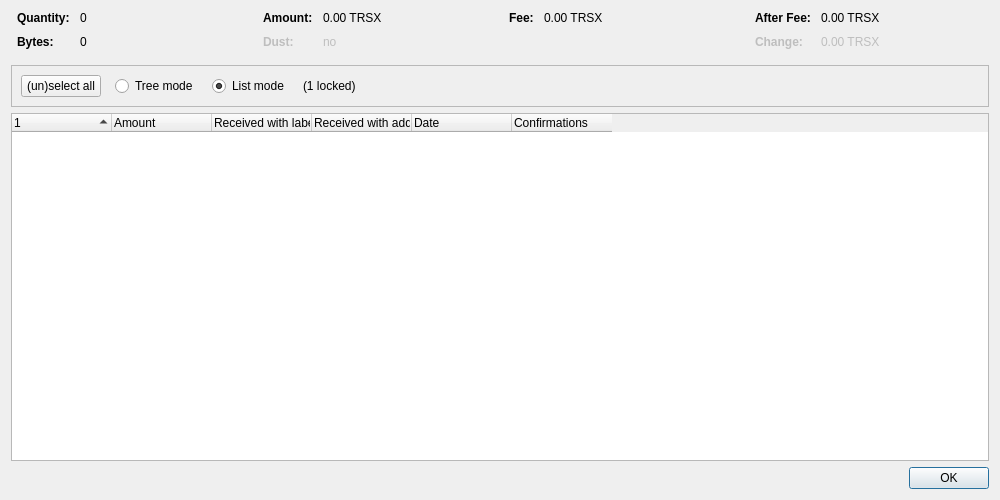
<?xml version="1.0" encoding="UTF-8"?>
<ui version="4.0">
 <class>CoinControlDialog</class>
 <widget class="QDialog" name="CoinControlDialog">
  <property name="geometry">
   <rect>
    <x>0</x>
    <y>0</y>
    <width>1000</width>
    <height>500</height>
   </rect>
  </property>
  <property name="windowTitle">
   <string>Coin Selection</string>
  </property>
  <layout class="QVBoxLayout" name="verticalLayout">
   <item>
    <layout class="QHBoxLayout" name="horizontalLayoutTop" stretch="0,0,0,0">
     <property name="topMargin">
      <number>0</number>
     </property>
     <property name="bottomMargin">
      <number>10</number>
     </property>
     <item>
      <layout class="QFormLayout" name="formLayoutCoinControl1">
       <property name="horizontalSpacing">
        <number>10</number>
       </property>
       <property name="verticalSpacing">
        <number>10</number>
       </property>
       <property name="leftMargin">
        <number>6</number>
       </property>
       <property name="rightMargin">
        <number>6</number>
       </property>
       <item row="0" column="0">
        <widget class="QLabel" name="labelCoinControlQuantityText">
         <property name="font">
          <font>
           <weight>75</weight>
           <bold>true</bold>
          </font>
         </property>
         <property name="text">
          <string>Quantity:</string>
         </property>
        </widget>
       </item>
       <item row="0" column="1">
        <widget class="QLabel" name="labelCoinControlQuantity">
         <property name="cursor">
          <cursorShape>IBeamCursor</cursorShape>
         </property>
         <property name="contextMenuPolicy">
          <enum>Qt::ActionsContextMenu</enum>
         </property>
         <property name="text">
          <string notr="true">0</string>
         </property>
         <property name="textInteractionFlags">
          <set>Qt::LinksAccessibleByMouse|Qt::TextSelectableByKeyboard|Qt::TextSelectableByMouse</set>
         </property>
        </widget>
       </item>
       <item row="1" column="0">
        <widget class="QLabel" name="labelCoinControlBytesText">
         <property name="font">
          <font>
           <weight>75</weight>
           <bold>true</bold>
          </font>
         </property>
         <property name="text">
          <string>Bytes:</string>
         </property>
        </widget>
       </item>
       <item row="1" column="1">
        <widget class="QLabel" name="labelCoinControlBytes">
         <property name="cursor">
          <cursorShape>IBeamCursor</cursorShape>
         </property>
         <property name="contextMenuPolicy">
          <enum>Qt::ActionsContextMenu</enum>
         </property>
         <property name="text">
          <string notr="true">0</string>
         </property>
         <property name="textInteractionFlags">
          <set>Qt::LinksAccessibleByMouse|Qt::TextSelectableByKeyboard|Qt::TextSelectableByMouse</set>
         </property>
        </widget>
       </item>
      </layout>
     </item>
     <item>
      <layout class="QFormLayout" name="formLayoutCoinControl2">
       <property name="horizontalSpacing">
        <number>10</number>
       </property>
       <property name="verticalSpacing">
        <number>10</number>
       </property>
       <property name="leftMargin">
        <number>6</number>
       </property>
       <property name="rightMargin">
        <number>6</number>
       </property>
       <item row="0" column="0">
        <widget class="QLabel" name="labelCoinControlAmountText">
         <property name="font">
          <font>
           <weight>75</weight>
           <bold>true</bold>
          </font>
         </property>
         <property name="text">
          <string>Amount:</string>
         </property>
        </widget>
       </item>
       <item row="0" column="1">
        <widget class="QLabel" name="labelCoinControlAmount">
         <property name="cursor">
          <cursorShape>IBeamCursor</cursorShape>
         </property>
         <property name="contextMenuPolicy">
          <enum>Qt::ActionsContextMenu</enum>
         </property>
         <property name="text">
          <string notr="true">0.00 TRSX</string>
         </property>
         <property name="textInteractionFlags">
          <set>Qt::LinksAccessibleByMouse|Qt::TextSelectableByKeyboard|Qt::TextSelectableByMouse</set>
         </property>
        </widget>
       </item>
       <item row="1" column="0">
        <widget class="QLabel" name="labelCoinControlLowOutputText">
         <property name="enabled">
          <bool>false</bool>
         </property>
         <property name="font">
          <font>
           <weight>75</weight>
           <bold>true</bold>
          </font>
         </property>
         <property name="text">
          <string>Dust:</string>
         </property>
        </widget>
       </item>
       <item row="1" column="1">
        <widget class="QLabel" name="labelCoinControlLowOutput">
         <property name="enabled">
          <bool>false</bool>
         </property>
         <property name="cursor">
          <cursorShape>IBeamCursor</cursorShape>
         </property>
         <property name="contextMenuPolicy">
          <enum>Qt::ActionsContextMenu</enum>
         </property>
         <property name="text">
          <string notr="true">no</string>
         </property>
         <property name="textInteractionFlags">
          <set>Qt::LinksAccessibleByMouse|Qt::TextSelectableByKeyboard|Qt::TextSelectableByMouse</set>
         </property>
        </widget>
       </item>
      </layout>
     </item>
     <item>
      <layout class="QFormLayout" name="formLayoutCoinControl3">
       <property name="horizontalSpacing">
        <number>10</number>
       </property>
       <property name="verticalSpacing">
        <number>10</number>
       </property>
       <property name="leftMargin">
        <number>6</number>
       </property>
       <property name="rightMargin">
        <number>6</number>
       </property>
       <item row="0" column="0">
        <widget class="QLabel" name="labelCoinControlFeeText">
         <property name="font">
          <font>
           <weight>75</weight>
           <bold>true</bold>
          </font>
         </property>
         <property name="text">
          <string>Fee:</string>
         </property>
        </widget>
       </item>
       <item row="0" column="1">
        <widget class="QLabel" name="labelCoinControlFee">
         <property name="cursor">
          <cursorShape>IBeamCursor</cursorShape>
         </property>
         <property name="contextMenuPolicy">
          <enum>Qt::ActionsContextMenu</enum>
         </property>
         <property name="text">
          <string notr="true">0.00 TRSX</string>
         </property>
         <property name="textInteractionFlags">
          <set>Qt::LinksAccessibleByMouse|Qt::TextSelectableByKeyboard|Qt::TextSelectableByMouse</set>
         </property>
        </widget>
       </item>
      </layout>
     </item>
     <item>
      <layout class="QFormLayout" name="formLayoutCoinControl4">
       <property name="horizontalSpacing">
        <number>10</number>
       </property>
       <property name="verticalSpacing">
        <number>10</number>
       </property>
       <property name="leftMargin">
        <number>6</number>
       </property>
       <property name="rightMargin">
        <number>6</number>
       </property>
       <item row="0" column="0">
        <widget class="QLabel" name="labelCoinControlAfterFeeText">
         <property name="font">
          <font>
           <weight>75</weight>
           <bold>true</bold>
          </font>
         </property>
         <property name="text">
          <string>After Fee:</string>
         </property>
        </widget>
       </item>
       <item row="0" column="1">
        <widget class="QLabel" name="labelCoinControlAfterFee">
         <property name="cursor">
          <cursorShape>IBeamCursor</cursorShape>
         </property>
         <property name="contextMenuPolicy">
          <enum>Qt::ActionsContextMenu</enum>
         </property>
         <property name="text">
          <string notr="true">0.00 TRSX</string>
         </property>
         <property name="textInteractionFlags">
          <set>Qt::LinksAccessibleByMouse|Qt::TextSelectableByKeyboard|Qt::TextSelectableByMouse</set>
         </property>
        </widget>
       </item>
       <item row="1" column="0">
        <widget class="QLabel" name="labelCoinControlChangeText">
         <property name="enabled">
          <bool>false</bool>
         </property>
         <property name="font">
          <font>
           <weight>75</weight>
           <bold>true</bold>
          </font>
         </property>
         <property name="text">
          <string>Change:</string>
         </property>
        </widget>
       </item>
       <item row="1" column="1">
        <widget class="QLabel" name="labelCoinControlChange">
         <property name="enabled">
          <bool>false</bool>
         </property>
         <property name="cursor">
          <cursorShape>IBeamCursor</cursorShape>
         </property>
         <property name="contextMenuPolicy">
          <enum>Qt::ActionsContextMenu</enum>
         </property>
         <property name="text">
          <string notr="true">0.00 TRSX</string>
         </property>
         <property name="textInteractionFlags">
          <set>Qt::LinksAccessibleByMouse|Qt::TextSelectableByKeyboard|Qt::TextSelectableByMouse</set>
         </property>
        </widget>
       </item>
      </layout>
     </item>
    </layout>
   </item>
   <item>
    <widget class="QFrame" name="frame">
     <property name="minimumSize">
      <size>
       <width>0</width>
       <height>40</height>
      </size>
     </property>
     <property name="frameShape">
      <enum>QFrame::StyledPanel</enum>
     </property>
     <property name="frameShadow">
      <enum>QFrame::Sunken</enum>
     </property>
     <layout class="QHBoxLayout" name="horizontalLayout">
      <item>
       <layout class="QHBoxLayout" name="horizontalLayoutPanel" stretch="0,0,0,0,0">
        <property name="spacing">
         <number>14</number>
        </property>
        <item>
         <widget class="QPushButton" name="pushButtonSelectAll">
          <property name="sizePolicy">
           <sizepolicy hsizetype="Maximum" vsizetype="Fixed">
            <horstretch>0</horstretch>
            <verstretch>0</verstretch>
           </sizepolicy>
          </property>
          <property name="text">
           <string>(un)select all</string>
          </property>
          <property name="autoDefault">
           <bool>false</bool>
          </property>
         </widget>
        </item>
        <item>
         <widget class="QRadioButton" name="radioTreeMode">
          <property name="sizePolicy">
           <sizepolicy hsizetype="Maximum" vsizetype="Fixed">
            <horstretch>0</horstretch>
            <verstretch>0</verstretch>
           </sizepolicy>
          </property>
          <property name="text">
           <string>Tree mode</string>
          </property>
         </widget>
        </item>
        <item>
         <widget class="QRadioButton" name="radioListMode">
          <property name="sizePolicy">
           <sizepolicy hsizetype="Maximum" vsizetype="Fixed">
            <horstretch>0</horstretch>
            <verstretch>0</verstretch>
           </sizepolicy>
          </property>
          <property name="text">
           <string>List mode</string>
          </property>
          <property name="checked">
           <bool>true</bool>
          </property>
         </widget>
        </item>
        <item>
         <widget class="QLabel" name="labelLocked">
          <property name="text">
           <string notr="true">(1 locked)</string>
          </property>
         </widget>
        </item>
        <item>
         <spacer name="horizontalSpacer">
          <property name="orientation">
           <enum>Qt::Horizontal</enum>
          </property>
          <property name="sizeHint" stdset="0">
           <size>
            <width>40</width>
            <height>20</height>
           </size>
          </property>
         </spacer>
        </item>
       </layout>
      </item>
     </layout>
    </widget>
   </item>
   <item>
    <widget class="CoinControlTreeWidget" name="treeWidget">
     <property name="contextMenuPolicy">
      <enum>Qt::CustomContextMenu</enum>
     </property>
     <property name="sortingEnabled">
      <bool>false</bool>
     </property>
     <property name="columnCount">
      <number>6</number>
     </property>
     <attribute name="headerShowSortIndicator" stdset="0">
      <bool>true</bool>
     </attribute>
     <attribute name="headerStretchLastSection">
      <bool>false</bool>
     </attribute>
     <column>
      <property name="text">
       <string/>
      </property>
     </column>
     <column>
      <property name="text">
       <string>Amount</string>
      </property>
     </column>
     <column>
      <property name="text">
       <string>Received with label</string>
      </property>
     </column>
     <column>
      <property name="text">
       <string>Received with address</string>
      </property>
     </column>
     <column>
      <property name="text">
       <string>Date</string>
      </property>
     </column>
     <column>
      <property name="text">
       <string>Confirmations</string>
      </property>
      <property name="toolTip">
       <string>Confirmed</string>
      </property>
     </column>
     <column>
      <property name="text">
       <string/>
      </property>
     </column>
     <column>
      <property name="text">
       <string/>
      </property>
     </column>
     <column>
      <property name="text">
       <string/>
      </property>
     </column>
     <column>
      <property name="text">
       <string/>
      </property>
     </column>
    </widget>
   </item>
   <item>
    <widget class="QDialogButtonBox" name="buttonBox">
     <property name="orientation">
      <enum>Qt::Horizontal</enum>
     </property>
     <property name="standardButtons">
      <set>QDialogButtonBox::Ok</set>
     </property>
    </widget>
   </item>
  </layout>
 </widget>
 <customwidgets>
  <customwidget>
   <class>CoinControlTreeWidget</class>
   <extends>QTreeWidget</extends>
   <header>qt/coincontroltreewidget.h</header>
  </customwidget>
 </customwidgets>
 <resources/>
 <connections/>
</ui>
